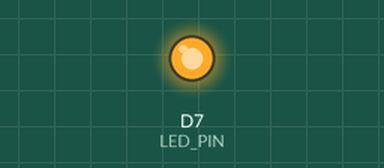
Recording of a sketch running on a simulated ESP8266 (NodeMCU). Shown: output pins drawn as LEDs (lit = HIGH).

Above: at 0.2 s.
At 29.2 s:
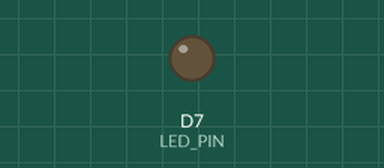
Timing chart, 0 to 34.3 s (numbered marks = the images above):
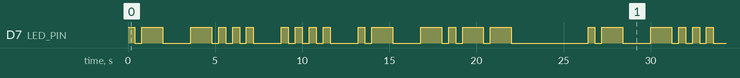

Measured:
- by itself, D7 (LED_PIN): moves between LOW and HIGH, repeating every 26.4 s
- by itself, everything shown: repeats every 26.4 s, in 32 steps

The sketch:

blink-morse-name.ino
```cpp
#define LED_PIN D7

int time_delay = 400;

int Length_Dit = time_delay;
int Length_Dah = 3*time_delay;

int symbol = time_delay;
int letter = 3*time_delay;
int word = 7*time_delay;

void blink_name();
void blink(int time_duration);
void blink_A();
void blink_B();
void blink_H();
void blink_Y();

void setup()
 {
    pinMode(LED_PIN, OUTPUT);
 }


void loop()
 {
    blink_name();
    delay(word);
 }

void blink( int time_duration)
 {
    digitalWrite(LED_PIN, HIGH);
    delay(time_duration);
    digitalWrite(LED_PIN, LOW);
 }

void blink_A()
{
    blink(Length_Dit);
    delay(symbol);
    blink(Length_Dah);
    delay(symbol);
}

void blink_B()
{
    blink(Length_Dah);
    delay(symbol);
    blink(Length_Dit);
    delay(symbol);
    blink(Length_Dit);
    delay(symbol);
    blink(Length_Dit);
    delay(symbol);
}

void blink_H()
{
    blink(Length_Dit);
    delay(symbol);
    blink(Length_Dit);
    delay(symbol);
    blink(Length_Dit);
    delay(symbol);
    blink(Length_Dit);
    delay(symbol);
}


void blink_Y()
{
    blink(Length_Dah);
    delay(symbol);
    blink(Length_Dit);
    delay(symbol);
    blink(Length_Dah);
    delay(symbol);
    blink(Length_Dah);
    delay(symbol);

}

void blink_name()
 {
     blink_A();
     delay(letter);
     blink_B();
     delay(letter);
     blink_H();
     delay(letter);
     blink_A();
     delay(letter);
     blink_Y();
     delay(letter);

 }
```
